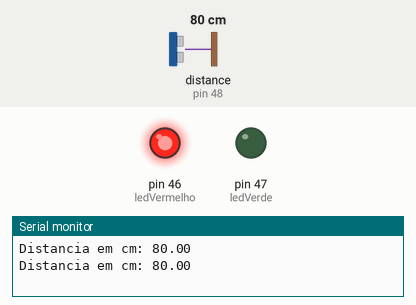
This sketch was run on a simulated Arduino Mega 2560, built with avr-gcc and run on an emulated ATmega2560. On the bench: output pins drawn as LEDs (lit = HIGH), the last lines printed to the serial monitor. Inputs (shaded band) come from the test bench; at power-on: distance to the obstacle (sensor on pin 48) 80 cm. The echo pulse lasts 58.3 µs per cm.

Above: at 1.8 s.
1.9 s: distance to the obstacle (sensor on pin 48) set to 12 cm
3.4 s: distance to the obstacle (sensor on pin 48) set to 9 cm
At 4.5 s:
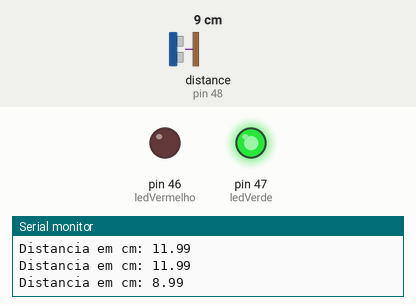
5.5 s: distance to the obstacle (sensor on pin 48) set to 18 cm
At 7.2 s:
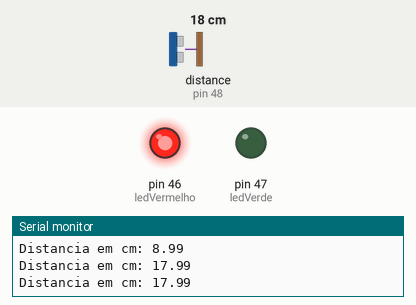
7.5 s: distance to the obstacle (sensor on pin 48) set to 2 cm
At 9.0 s:
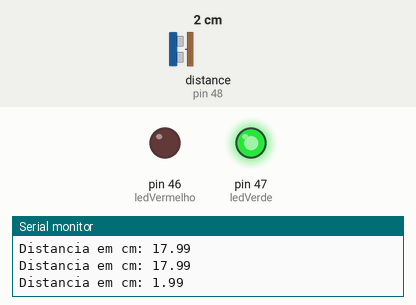
Timing chart, 0 to 10.5 s (numbered marks = the images above; inputs shaded):
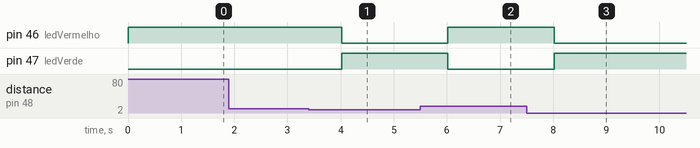

The sketch:

Sensor_Ultrassom.ino
```cpp
//Programa: Conectando Sensor Ultrassonico HC-SR04 ao Arduino
//Autor: Marcone Augusto

//Carrega a biblioteca do sensor ultrassonico
#include <Ultrasonic.h>

//Define os pinos para o trigger e echo
#define pino_trigger 49
#define pino_echo 48

//Inicializa o sensor nos pinos definidos acima
Ultrasonic ultrasonic(pino_trigger, pino_echo);
//Declarando os pinos dos LEDs
int ledVerde = 47, ledVermelho = 46;

void setup(){
  Serial.begin(9600);
  pinMode(ledVerde , OUTPUT);
  pinMode(ledVermelho , OUTPUT);
}

void loop()
{
  //Le as informacoes do sensor e converte para centímetros
  digitalWrite(ledVerde , LOW);
  float cmMsec, inMsec;
  long microsec = ultrasonic.timing();
  cmMsec = ultrasonic.convert(microsec, Ultrasonic::CM);
  Serial.print("Distancia em cm: ");
  Serial.println(cmMsec);
  if(cmMsec <= 10){
      digitalWrite(ledVerde , HIGH);
      digitalWrite(ledVermelho , LOW);
      delay(1000);
  }else
      digitalWrite(ledVermelho , HIGH);
      delay(1000);
}
```

Measured:
- the behaviour switches between 11 and 10 cm on distance to the obstacle (sensor on pin 48) (found by bisection; images 0 and 1)
- after the input at 3.4 s, pin 46 (ledVermelho): HIGH → LOW after 0.62 s; pin 47 (ledVerde): LOW → HIGH after 0.62 s
- after the input at 5.5 s, pin 46 (ledVermelho): LOW → HIGH after 0.52 s; pin 47 (ledVerde): HIGH → LOW after 0.52 s
- after the input at 7.5 s, pin 46 (ledVermelho): HIGH → LOW after 0.52 s; pin 47 (ledVerde): LOW → HIGH after 0.52 s
